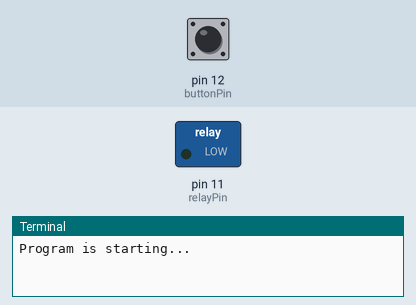
Simulated run of this program. Board: Raspberry Pi (header pin numbers). On the bench: switched loads named in the program (green lamp = pin HIGH), the last lines printed to the terminal. The inputs (shaded band) are chosen by the test bench; at power-on: pin 12 (buttonPin) HIGH.

Above: at 1.2 s.
1.3 s: pin 12 (buttonPin) pulled LOW for 0.15 s
At 2.5 s:
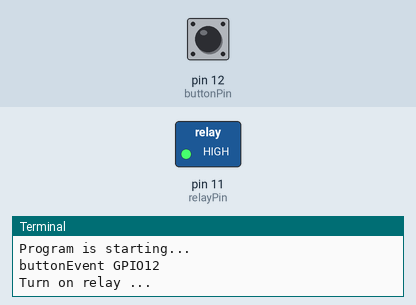
2.9 s: pin 12 (buttonPin) pulled LOW for 1 s
At 3.8 s:
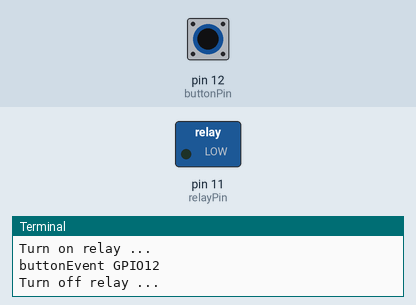
5.4 s: pin 12 (buttonPin) pulled LOW for 3.2 s
At 5.7 s:
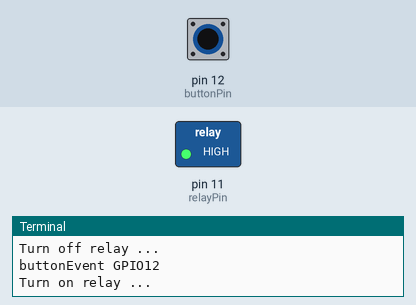
Timing chart, 0 to 8.4 s (numbered marks = the images above; inputs shaded):
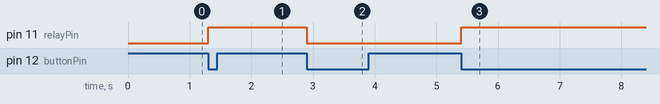

The program:

Relay.py
```python
#!/usr/bin/env python
########################################################################
# Filename    : Relay.py
# Description : Button control Relay and Motor
# Author      : Seth Whalen , referenced from Freenove.com
# Modification: 08/14/2018
########################################################################
import RPi.GPIO as GPIO

relayPin = 11    # define the relayPin
buttonPin = 12    # define the buttonPin
relayState = False

def setup():
	print 'Program is starting...'
	GPIO.setmode(GPIO.BOARD)       # Numbers GPIOs by physical location
	GPIO.setup(relayPin, GPIO.OUT)   # Set relayPin's mode is output
	GPIO.setup(buttonPin, GPIO.IN, pull_up_down=GPIO.PUD_UP)    # Set buttonPin's mode is input, and pull up to high

def buttonEvent(channel):
	global relayState
	print 'buttonEvent GPIO%d'%channel
	relayState = not relayState
	if relayState :
		print 'Turn on relay ... '
	else :
		print 'Turn off relay ... '
	GPIO.output(relayPin,relayState)

def loop():
	#Button detect
	GPIO.add_event_detect(buttonPin,GPIO.FALLING,callback = buttonEvent,bouncetime=300)
	while True:
		pass

def destroy():
	GPIO.output(relayPin, GPIO.LOW)     # relay off
	GPIO.cleanup()                     # Release resource

if __name__ == '__main__':     # Program start from here
	setup()
	try:
		loop()
	except KeyboardInterrupt:  # When 'Ctrl+C' is pressed, the child program destroy() will be  executed.
		destroy()
```

Measured:
- after the input at 1.3 s, pin 11 (relayPin): LOW → HIGH at once
- after the input at 2.9 s, pin 11 (relayPin): HIGH → LOW at once
- after the input at 5.4 s, pin 11 (relayPin): LOW → HIGH at once
